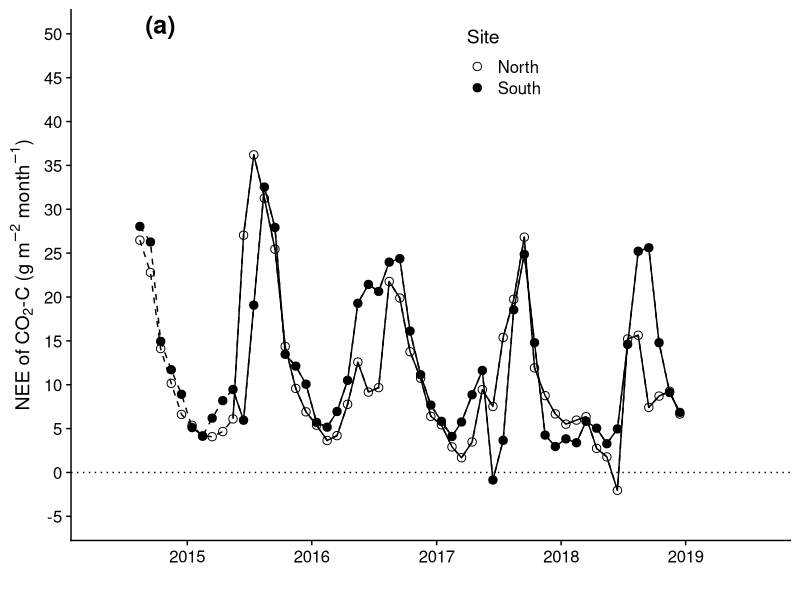
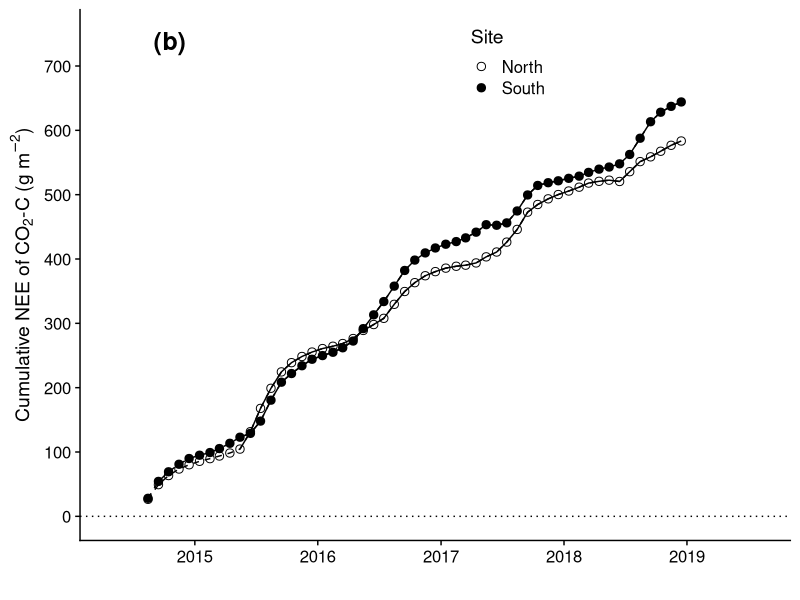

Write the R code that produced these figures, in order. (Note: this script raises an error after producing the figures.)
############################################################################################
# EC-flux data analyses
#
# "The impact of wildfire on biogeochemical fluxes and water quality on boreal catchments" 
# Granath et al.
# 
# Contact: gustaf.granath@gmail.com
############################################################################################

library(ggplot2)
library(cowplot)
theme_set(theme_cowplot())

# load data
dat <- read.csv("ec_flux_2014fire.csv")

# make long format
dat <- reshape(dat, direction='long', 
        varying=c('NEE.south', 'R.south', 'GPP.south', 'NEE.north', 'R.north', 'GPP.north'), 
        timevar='site', 
        times=c('south', 'north'),
        idvar='date', new.row.names = NULL)
# format date
dat$date <- as.POSIXct(as.character(dat$date))

# summarise per month
dat$mon = strftime(dat$date, "%Y-%m")
dat.months = aggregate(NEE ~ site + mon, dat,FUN = sum)
dat.months$date <- as.POSIXct(as.character(paste(dat.months$mon,"15", sep="-")), "%Y-%m-%d")

# transform NEE CO2 to CO2-C
dat.months$NEE.C <- dat.months$NEE/3.67


# data up to dec 2018
dat.months.sub <- dat.months[dat.months$date > as.POSIXct("2014-08-01 CEST") & 
             dat.months$date < as.POSIXct("2018-12-31 CEST"),]

# NEE per month figure 
f.month <- 
  ggplot(data = dat.months.sub, aes(x = date, y = NEE.C, group = site)) + 
  geom_path( size = 0.5, na.rm=FALSE, linetype=2) + 
  geom_path(data=dat.months.sub[dat.months.sub$date > as.POSIXct("2015-05-01 CEST"),], 
            size = 0.5, na.rm=FALSE, linetype=1) + 
  geom_point(size = 2.5, aes(shape=site)) +
  scale_color_discrete(name="Site") +
  ylab(as.expression(bquote('NEE of'~CO[2]*'-C (g' ~m^-2*~month^-1*')'))) + #g CO2-C /m2/month.
  xlab("") +
  geom_hline(yintercept = 0, linetype="dotted") +
  scale_shape_manual(name="Site", values=c(1, 19),
                     labels = c("North", "South")) + 
  #scale_y_continuous(breaks=seq(0,160, 20), limits= c(-20,160)) +
  scale_y_continuous(breaks=seq(-5,50, 5), limits= c(-5,50)) +
  scale_x_datetime(limits = c(as.POSIXct("2014-05-01 CEST"), as.POSIXct("2019-07-31 CEST")), 
                   date_breaks = "1 year", date_labels = "%Y") +
  theme(legend.position=c(0.55,0.9),
        plot.title=element_text(hjust=0, face=1)) +
  draw_plot_label("(a)", x= as.POSIXct("2014-08-31 CEST"), y = 50, 
                  hjust = 0, vjust = 0, size=18 )

dat.months.sub = transform(dat.months.sub, NEEsum = ave(NEE.C, site, FUN = cumsum))

# Cumulative NEE figure 
f.month.sum <-
ggplot(data = dat.months.sub, aes(x = date, y = NEEsum, group = site)) + 
  geom_path( size = 0.5, na.rm=FALSE, linetype=2) + 
  geom_path(data=dat.months.sub[dat.months.sub$date > as.POSIXct("2015-05-01 CEST"),], 
            size = 0.5, na.rm=FALSE, linetype=1) + 
  geom_point(size = 2.5, aes(shape=site)) +
  scale_color_discrete(name="Site") +
  ylab(as.expression(bquote('Cumulative NEE of'~CO[2]*'-C (g' ~m^-2*')'))) + #g CO2-C /m2.
  xlab("") +
  geom_hline(yintercept = 0, linetype="dotted") +
  #labs(x="", title = paste("(",labels[i],")", sep="")) +
  #geom_vline(xintercept = as.numeric(fire.day), linetype="dotted") +
  scale_shape_manual(name="Site", values=c(1, 19),
                     labels = c("North", "South")) + 
  #scale_y_continuous(breaks=seq(0,3000, 250), limits= c(0,3000)) +
  scale_y_continuous(breaks=seq(0,750, 100), limits= c(0,750)) +
  scale_x_datetime(limits = c(as.POSIXct("2014-05-01 CEST"), as.POSIXct("2019-07-31 CEST")), 
      date_breaks = "1 year", date_labels = "%Y") +
  theme(legend.position=c(0.55,0.9),
        plot.title=element_text(hjust=0, face=1)) +
  draw_plot_label("(b)", x= as.POSIXct("2014-08-31 CEST"), y = 725, 
                  hjust = 0, vjust = 0, size=18 )

# BEFORE SAVING FIGURE!
# Go to lai_modis.R and create lai panel (lai.fig) 
neefig <- plot_grid(f.month, f.month.sum, lai.fig, ncol=1,  align = "v")
#save_plot("fig2_nee_c_rev.png", neefig, base_height = NULL, base_asp = 0.55, base_width = 6)
save_plot("fig2_nee_c_rev.pdf", neefig, base_height = NULL, base_asp = 0.55, base_width = 6)

# Add LAI data


# Amount C 
# First year August-August
c.first.yr <- dat.months.sub[dat.months.sub$date < as.POSIXct("2015-08-01 CEST"),]
mean(aggregate(NEE.C ~ site, c.first.yr, sum)$NEE.C)
# Two years August-August
c.second.yr <- dat.months.sub[
                                dat.months.sub$date < as.POSIXct("2016-08-01 CEST"),]
aggregate(NEE.C ~ site, c.second.yr, sum)

# Three years August-August
c.three.yr <- dat.months.sub[dat.months.sub$date < as.POSIXct("2017-08-01 CEST"),]
mean(aggregate(NEE.C ~ site, c.three.yr, sum)$NEE.C)
aggregate(NEE.C ~ site, c.three.yr, sum)
